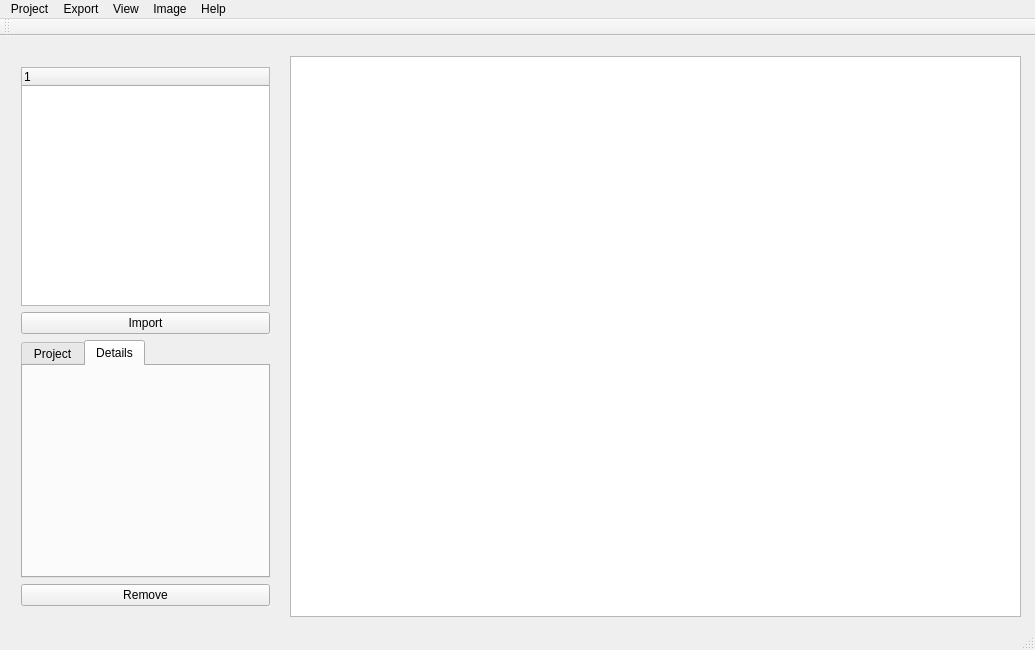
<?xml version="1.0" encoding="UTF-8"?>
<ui version="4.0">
 <class>MainWindow</class>
 <widget class="QMainWindow" name="MainWindow">
  <property name="geometry">
   <rect>
    <x>0</x>
    <y>0</y>
    <width>1035</width>
    <height>650</height>
   </rect>
  </property>
  <property name="windowTitle">
   <string>MainWindow</string>
  </property>
  <widget class="QWidget" name="centralWidget">
   <widget class="QWidget" name="gridLayoutWidget">
    <property name="geometry">
     <rect>
      <x>10</x>
      <y>20</y>
      <width>271</width>
      <height>561</height>
     </rect>
    </property>
    <layout class="QGridLayout" name="gridLayout">
     <item row="5" column="0">
      <widget class="QPushButton" name="pushButton">
       <property name="text">
        <string>Remove</string>
       </property>
      </widget>
     </item>
     <item row="3" column="0">
      <widget class="QPushButton" name="pushButton_2">
       <property name="text">
        <string>Import</string>
       </property>
      </widget>
     </item>
     <item row="2" column="0">
      <widget class="QTreeWidget" name="treeWidget">
       <column>
        <property name="text">
         <string notr="true">1</string>
        </property>
       </column>
      </widget>
     </item>
     <item row="4" column="0">
      <widget class="QTabWidget" name="tabWidget">
       <property name="currentIndex">
        <number>1</number>
       </property>
       <widget class="QWidget" name="tab">
        <attribute name="title">
         <string>Project</string>
        </attribute>
        <widget class="QTreeView" name="treeView">
         <property name="geometry">
          <rect>
           <x>0</x>
           <y>0</y>
           <width>261</width>
           <height>221</height>
          </rect>
         </property>
        </widget>
       </widget>
       <widget class="QWidget" name="tab_2">
        <attribute name="title">
         <string>Details</string>
        </attribute>
       </widget>
      </widget>
     </item>
    </layout>
   </widget>
   <widget class="QTableWidget" name="tableWidget">
    <property name="geometry">
     <rect>
      <x>290</x>
      <y>20</y>
      <width>731</width>
      <height>561</height>
     </rect>
    </property>
   </widget>
  </widget>
  <widget class="QMenuBar" name="menuBar">
   <property name="geometry">
    <rect>
     <x>0</x>
     <y>0</y>
     <width>1035</width>
     <height>21</height>
    </rect>
   </property>
   <widget class="QMenu" name="menuProject">
    <property name="title">
     <string>Project</string>
    </property>
   </widget>
   <widget class="QMenu" name="menuExport">
    <property name="title">
     <string>Export</string>
    </property>
   </widget>
   <widget class="QMenu" name="menuView">
    <property name="title">
     <string>View</string>
    </property>
   </widget>
   <widget class="QMenu" name="menuHelp">
    <property name="title">
     <string>Help</string>
    </property>
   </widget>
   <widget class="QMenu" name="menuImage">
    <property name="title">
     <string>Image</string>
    </property>
   </widget>
   <addaction name="menuProject"/>
   <addaction name="menuExport"/>
   <addaction name="menuView"/>
   <addaction name="menuImage"/>
   <addaction name="menuHelp"/>
  </widget>
  <widget class="QToolBar" name="mainToolBar">
   <attribute name="toolBarArea">
    <enum>TopToolBarArea</enum>
   </attribute>
   <attribute name="toolBarBreak">
    <bool>false</bool>
   </attribute>
  </widget>
  <widget class="QStatusBar" name="statusBar"/>
 </widget>
 <layoutdefault spacing="6" margin="11"/>
 <resources/>
 <connections/>
</ui>
